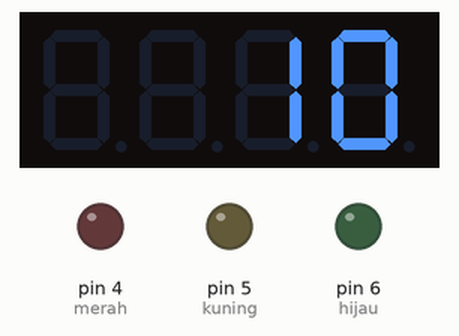
The sketch below on a simulated Arduino Uno, built with avr-gcc and run on an emulated ATmega328P. Parts: 4-digit seven-segment display, output pins drawn as LEDs (lit = HIGH).

Above: at 0.1 s.
At 2.1 s:
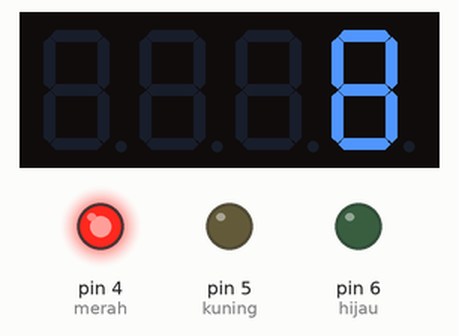
At 5.2 s:
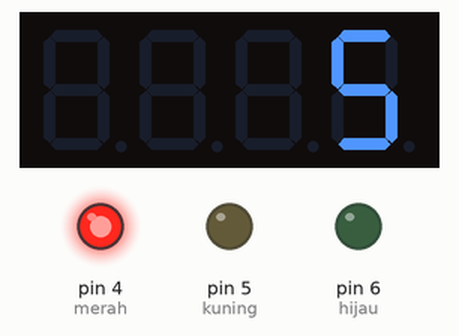
At 10.3 s:
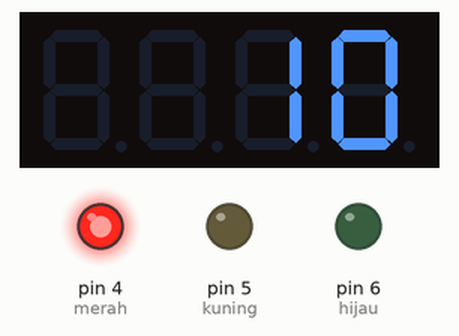
Timing chart, 0 to 11.8 s (numbered marks = the images above):
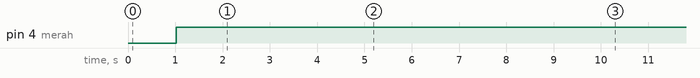

Measured:
- by itself, pin 4 (merah): LOW → HIGH at 1.0 s
- by itself, everything shown: repeats every 10.2 s, in 10 steps
- what the display in image 1 shows lasts 1.0 s, from 2.1 s to 3.1 s

The sketch:

TryoutTrafficlight.ino
```cpp
#include <Arduino.h>
#include <TM1637Display.h>

// define the CLK and DIO
#define CLK 2
#define DIO 3

unsigned int angka = 0;
unsigned int angka_hijau = 0;
TM1637Display display(CLK, DIO);
int merah = 4;
int kuning = 5;
int hijau = 6;

uint8_t allDigits[] = {0xff, 0xff, 0xff, 0xff};
uint8_t blank[] ={0x0, 0x0, 0x0, 0x0};

void setup() {
 display.setBrightness(0x0f);
 pinMode(merah, OUTPUT);
 pinMode(kuning, OUTPUT);
 pinMode(hijau, OUTPUT);
}

void loop() {
  for (angka = 10; angka > 0; angka--){
  display.showNumberDec(angka);
  delay(1000);
  if (angka <= 10){
    digitalWrite(merah, HIGH);
    // digitalWrite(kuning, LOW);
  } else {
    digitalWrite(merah, LOW);
  }


  for (angka_hijau = 0; angka_hijau > 10; angka_hijau++){
  display.showNumberDec(angka_hijau);
  delay(1000);
  if (angka_hijau <= 10){
    digitalWrite(hijau, HIGH);
  } else {
    digitalWrite(hijau, LOW);

}
}
}
}
```
